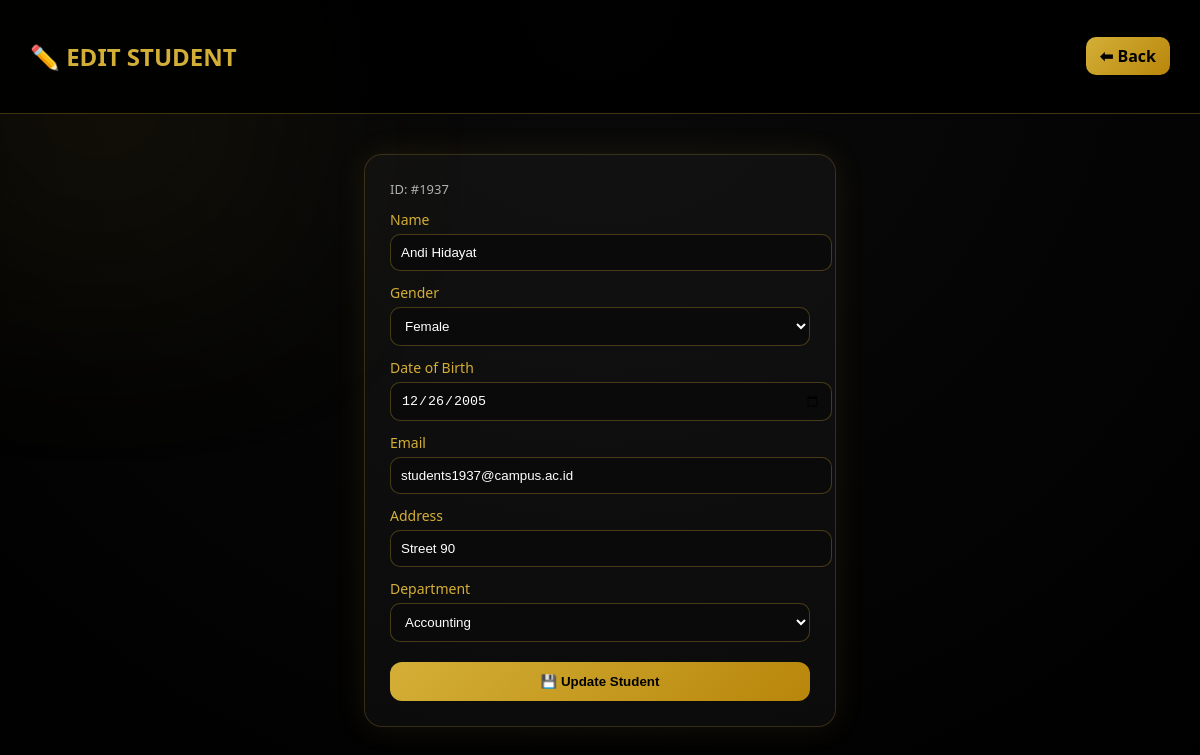
Page /edit_student.php?id=1937 on the committed database.
### tables this page shows
CREATE TABLE `student` (
  `student_id` int(11) NOT NULL,
  `student_name` varchar(100) DEFAULT NULL,
  `gender` varchar(10) DEFAULT NULL,
  `date_of_birth` date DEFAULT NULL,
  `email` varchar(100) DEFAULT NULL,
  `address` varchar(150) DEFAULT NULL,
  `department_id` int(11) DEFAULT NULL
);

### edit_student.php (the view, shortened to what this page needs)
<?php
include 'config.php';
$id = $_GET['id'];
$data = mysqli_fetch_assoc(mysqli_query($conn, "SELECT * FROM student WHERE student_id='$id'"));
?>
<!DOCTYPE html>
<html>
<head>
</head>
<body>
<div class="header">
    <h2>✏️ EDIT STUDENT</h2>
    <a href="students.php" class="back-btn">⬅ Back</a>
</div>
<div class="container">
<div class="form-box">
<div class="student-id">
ID: #<?= $data['student_id']; ?>
</div>
<form method="POST">
<label>Name</label>
<input type="text" name="name" value="<?= $data['student_name']; ?>">
<label>Gender</label>
<select name="gender">
    <option value="Female" <?= $data['gender']=='Female' ? 'selected' : '' ?>>Female</option>
</select>
<label>Date of Birth</label>
<input type="date" name="dob" value="<?= $data['date_of_birth']; ?>">
<label>Email</label>
<input type="email" name="email" value="<?= $data['email']; ?>">
<label>Address</label>
<input type="text" name="address" value="<?= $data['address']; ?>">
<label>Department</label>
<select name="dept">
    <option value="1" <?= $data['department_id']==1?'selected':'' ?>>Accounting</option>
</select>
<button class="btn" name="update">💾 Update Student</button>
</form>
</div>
</div>
</body>
</html>

### edit_student.php (style rules this page uses)
body { margin:0; font-family:'Segoe UI', sans-serif; background: radial-gradient(circle at top, #0a0a0a, #000); color:#f5f5f5; }
body::before { content:""; position:fixed; width:500px; height:500px; background:radial-gradient(circle, rgba(212,175,55,0.08), transparent); top:-150px; left:-150px; filter:blur(80px); z-index:-1; }
.header { display:flex; justify-content:space-between; align-items:center; padding:20px 30px; background:rgba(0,0,0,0.9); border-bottom:1px solid rgba(212,175,55,0.3); }
.header h2 { color:#d4af37; }
.back-btn { background:linear-gradient(135deg,#d4af37,#b8860b); color:black; padding:8px 14px; border-radius:10px; text-decoration:none; font-weight:bold; transition:0.3s; }
.container { display:flex; justify-content:center; align-items:center; padding:40px; }
.form-box { width:420px; background:rgba(255,255,255,0.04); border:1px solid rgba(212,175,55,0.2); border-radius:18px; padding:25px; box-shadow:0 0 30px rgba(212,175,55,0.1); transition:0.3s; }
label { display:block; margin-top:12px; font-size:14px; color:#d4af37; }
input, select { width:100%; padding:10px; margin-top:5px; border-radius:10px; border:1px solid rgba(212,175,55,0.3); background:#0a0a0a; color:white; }
.btn { width:100%; margin-top:20px; padding:12px; border:none; border-radius:12px; font-weight:bold; background:linear-gradient(135deg,#d4af37,#b8860b); cursor:pointer; transition:0.3s; }
.student-id { font-size:13px; opacity:0.7; margin-bottom:10px; }

### rows in the picture
student: student_id "1937", name "Andi Hidayat", gender "Female", dob "12/26/2005", email "students1937@campus.ac.id", address "Street 90", dept "Accounting"
